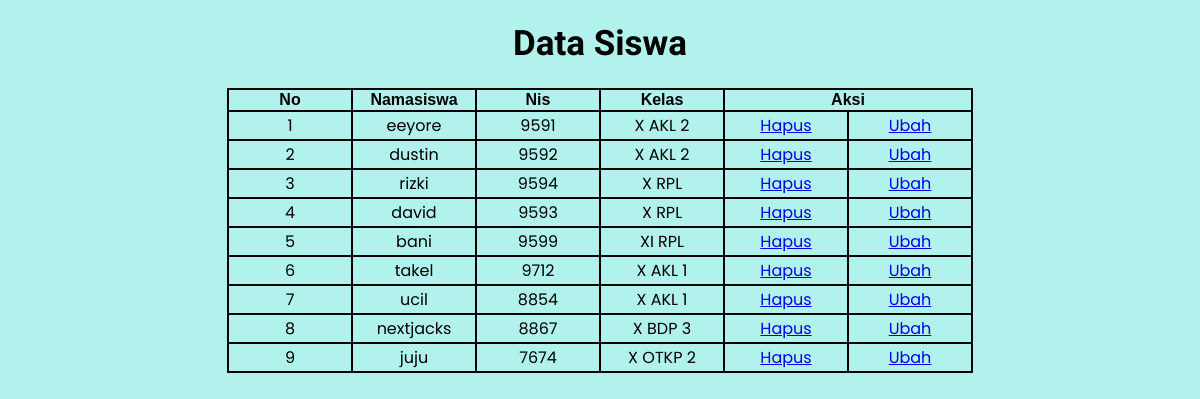
The page /tampil.php on the database its author committed.
### tables this page shows
CREATE TABLE `tb_siswa` (
  `id` int(11) NOT NULL,
  `namasiswa` varchar(50) NOT NULL,
  `nis` int(4) NOT NULL,
  `kelas` varchar(20) NOT NULL
);

### tampil.php (the view, shortened to what this page needs)
<!DOCTYPE html>
<html lang="en">
<head>
    <link rel="stylesheet" href="tampil.css">
</head>
<body>
    <h1>Data Siswa</h1>
    <table>
        <tr>
            <th>No</th>
            <th>Namasiswa</th>
            <th>Nis</th>
            <th>Kelas</th>
            <th colspan="2">Aksi</th>
        </tr>
        <?php
        include "connect.php";
        $no=1;
        $ambildata = mysqli_query($conn,"select * from tb_siswa");
        while($tampil = mysqli_fetch_array($ambildata)){
        echo "
        <tr>
            <td>$no</td>
            <td>$tampil[namasiswa]</td>
            <td>$tampil[nis]</td>
            <td>$tampil[kelas]</td>
            <td><a href='?kode=$tampil[namasiswa]'> Hapus </a></td>
            <td><a href='update.php?kode=$tampil[namasiswa]'> Ubah </a></td>
        <tr>";
        $no++;
    }
    ?>
    </table>
</body>
</html>

### tampil.css (style rules this page uses)
body { background-color: #b1f2ec; }
h1 { font-family: "Delius", cursive; font-size: 35px; text-align: center; }
table, tr { margin: auto; font-family: poppins; border-collapse: collapse; }
th { border-collapse: collapse; width: 100px; border: 2px solid black; font-family: sans-serif; }
td { border-collapse: collapse; border: 2px solid black; text-align: center; width: 120px; }

### rows shown on the page
tb_siswa: namasiswa "eeyore", nis "9591", kelas "X AKL 2"
tb_siswa: namasiswa "dustin", nis "9592", kelas "X AKL 2"
tb_siswa: namasiswa "rizki", nis "9594", kelas "X RPL"
tb_siswa: namasiswa "david", nis "9593", kelas "X RPL"
tb_siswa: namasiswa "bani", nis "9599", kelas "XI RPL"
tb_siswa: namasiswa "takel", nis "9712", kelas "X AKL 1"
tb_siswa: namasiswa "ucil", nis "8854", kelas "X AKL 1"
tb_siswa: namasiswa "nextjacks", nis "8867", kelas "X BDP 3"
tb_siswa: namasiswa "juju", nis "7674", kelas "X OTKP 2"
